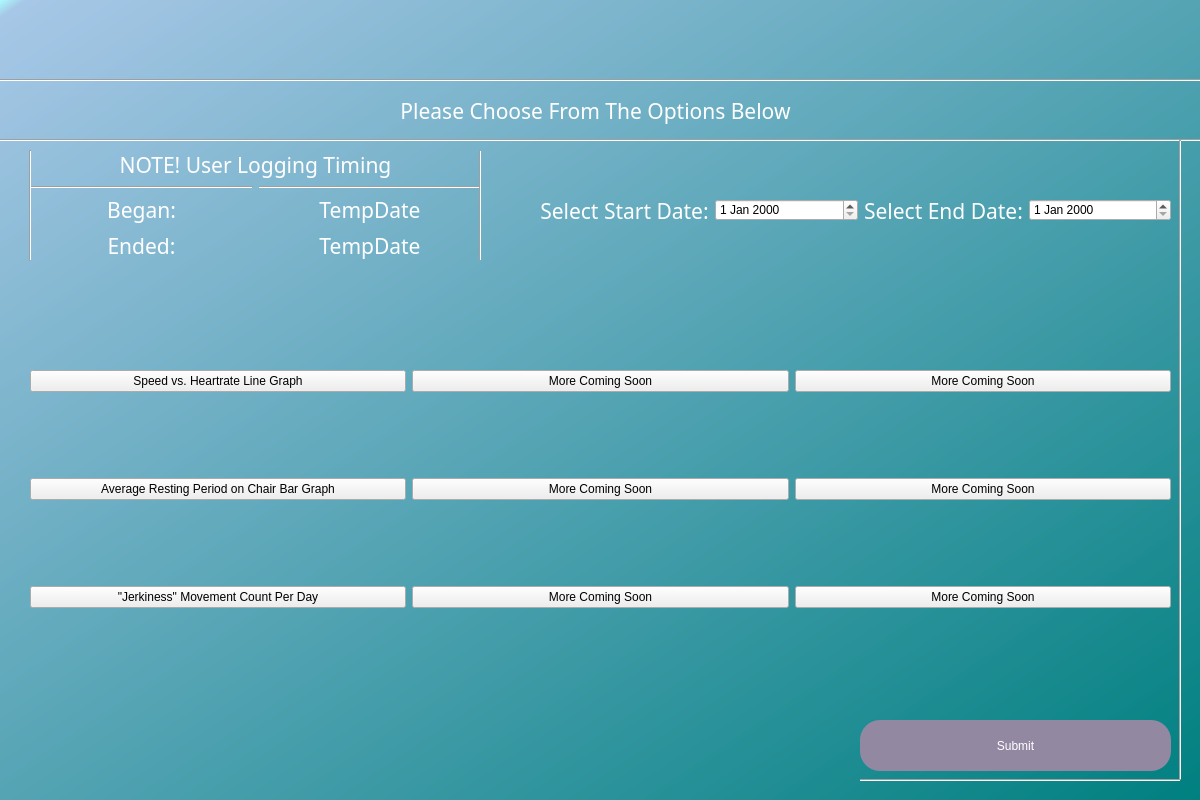
<?xml version="1.0" encoding="UTF-8"?>
<ui version="4.0">
 <class>Dialog</class>
 <widget class="QDialog" name="Dialog">
  <property name="geometry">
   <rect>
    <x>0</x>
    <y>0</y>
    <width>1200</width>
    <height>800</height>
   </rect>
  </property>
  <property name="windowTitle">
   <string>Dialog</string>
  </property>
  <widget class="QWidget" name="widget" native="true">
   <property name="geometry">
    <rect>
     <x>0</x>
     <y>0</y>
     <width>1200</width>
     <height>800</height>
    </rect>
   </property>
   <property name="styleSheet">
    <string notr="true">QWidget#widget{
background-color:qlineargradient(spread:pad, x1:0, y1:0, x2:1, y2:1, stop:0 rgba(170, 255, 255, 255), stop:0.0113636 rgba(167, 199, 231, 255), stop:1 rgba(0, 128, 128, 255))}</string>
   </property>
   <widget class="QPushButton" name="Submit">
    <property name="geometry">
     <rect>
      <x>860</x>
      <y>720</y>
      <width>311</width>
      <height>51</height>
     </rect>
    </property>
    <property name="styleSheet">
     <string notr="true">border-radius: 20px;
font: 30pt &quot;Corbel&quot;;
color: rgb(255,255,255);
background-color: rgb(147, 136, 162)</string>
    </property>
    <property name="text">
     <string>Submit</string>
    </property>
   </widget>
   <widget class="QLabel" name="NameDetails">
    <property name="geometry">
     <rect>
      <x>20</x>
      <y>10</y>
      <width>1171</width>
      <height>61</height>
     </rect>
    </property>
    <property name="font">
     <font>
      <family>Corbel</family>
      <pointsize>30</pointsize>
      <weight>50</weight>
      <italic>false</italic>
      <bold>false</bold>
      <underline>true</underline>
     </font>
    </property>
    <property name="styleSheet">
     <string notr="true">font: 30pt &quot;Corbel&quot;;
text-decoration: underline;
color: rgb(255,255,255);</string>
    </property>
    <property name="text">
     <string/>
    </property>
    <property name="alignment">
     <set>Qt::AlignCenter</set>
    </property>
   </widget>
   <widget class="Line" name="line">
    <property name="geometry">
     <rect>
      <x>-10</x>
      <y>70</y>
      <width>1211</width>
      <height>20</height>
     </rect>
    </property>
    <property name="orientation">
     <enum>Qt::Horizontal</enum>
    </property>
   </widget>
   <widget class="QLabel" name="infoText">
    <property name="geometry">
     <rect>
      <x>10</x>
      <y>90</y>
      <width>1171</width>
      <height>41</height>
     </rect>
    </property>
    <property name="font">
     <font>
      <family>Corbel</family>
      <pointsize>16</pointsize>
      <weight>50</weight>
      <italic>false</italic>
      <bold>false</bold>
     </font>
    </property>
    <property name="styleSheet">
     <string notr="true">font: 16pt &quot;Corbel&quot;;
color: rgb(255,255,255);</string>
    </property>
    <property name="text">
     <string>Please Choose From The Options Below</string>
    </property>
    <property name="alignment">
     <set>Qt::AlignCenter</set>
    </property>
   </widget>
   <widget class="Line" name="line_2">
    <property name="geometry">
     <rect>
      <x>0</x>
      <y>130</y>
      <width>1211</width>
      <height>20</height>
     </rect>
    </property>
    <property name="orientation">
     <enum>Qt::Horizontal</enum>
    </property>
   </widget>
   <widget class="QWidget" name="horizontalLayoutWidget">
    <property name="geometry">
     <rect>
      <x>540</x>
      <y>160</y>
      <width>631</width>
      <height>101</height>
     </rect>
    </property>
    <layout class="QHBoxLayout" name="horizontalLayout">
     <item>
      <widget class="QLabel" name="infoText_2">
       <property name="font">
        <font>
         <family>Corbel</family>
         <pointsize>16</pointsize>
         <weight>50</weight>
         <italic>false</italic>
         <bold>false</bold>
        </font>
       </property>
       <property name="styleSheet">
        <string notr="true">font: 16pt &quot;Corbel&quot;;
color: rgb(255,255,255);</string>
       </property>
       <property name="text">
        <string>Select Start Date:</string>
       </property>
       <property name="alignment">
        <set>Qt::AlignCenter</set>
       </property>
      </widget>
     </item>
     <item>
      <widget class="QDateEdit" name="StartDate">
       <property name="styleSheet">
        <string notr="true">font: 20pt &quot;Corbel&quot;;
</string>
       </property>
      </widget>
     </item>
     <item>
      <widget class="QLabel" name="infoText_3">
       <property name="font">
        <font>
         <family>Corbel</family>
         <pointsize>16</pointsize>
         <weight>50</weight>
         <italic>false</italic>
         <bold>false</bold>
        </font>
       </property>
       <property name="styleSheet">
        <string notr="true">font: 16pt &quot;Corbel&quot;;
color: rgb(255,255,255);</string>
       </property>
       <property name="text">
        <string>Select End Date:</string>
       </property>
       <property name="alignment">
        <set>Qt::AlignCenter</set>
       </property>
      </widget>
     </item>
     <item>
      <widget class="QDateEdit" name="EndDate">
       <property name="styleSheet">
        <string notr="true">font: 20pt &quot;Corbel&quot;;
</string>
       </property>
      </widget>
     </item>
    </layout>
   </widget>
   <widget class="QWidget" name="gridLayoutWidget">
    <property name="geometry">
     <rect>
      <x>30</x>
      <y>150</y>
      <width>451</width>
      <height>111</height>
     </rect>
    </property>
    <layout class="QGridLayout" name="gridLayout">
     <item row="1" column="1">
      <widget class="Line" name="line_4">
       <property name="orientation">
        <enum>Qt::Horizontal</enum>
       </property>
      </widget>
     </item>
     <item row="3" column="0">
      <widget class="QLabel" name="infoText_5">
       <property name="font">
        <font>
         <family>Corbel</family>
         <pointsize>16</pointsize>
         <weight>50</weight>
         <italic>false</italic>
         <bold>false</bold>
        </font>
       </property>
       <property name="styleSheet">
        <string notr="true">font: 16pt &quot;Corbel&quot;;
color: rgb(255,255,255);</string>
       </property>
       <property name="text">
        <string>Ended:</string>
       </property>
       <property name="alignment">
        <set>Qt::AlignCenter</set>
       </property>
      </widget>
     </item>
     <item row="3" column="1">
      <widget class="QLabel" name="GetLogEndDate">
       <property name="font">
        <font>
         <family>Corbel</family>
         <pointsize>16</pointsize>
         <weight>50</weight>
         <italic>false</italic>
         <bold>false</bold>
        </font>
       </property>
       <property name="styleSheet">
        <string notr="true">font: 16pt &quot;Corbel&quot;;
color: rgb(255,255,255);</string>
       </property>
       <property name="text">
        <string>TempDate</string>
       </property>
       <property name="alignment">
        <set>Qt::AlignCenter</set>
       </property>
      </widget>
     </item>
     <item row="2" column="1">
      <widget class="QLabel" name="GetLogStartDate">
       <property name="font">
        <font>
         <family>Corbel</family>
         <pointsize>16</pointsize>
         <weight>50</weight>
         <italic>false</italic>
         <bold>false</bold>
        </font>
       </property>
       <property name="styleSheet">
        <string notr="true">font: 16pt &quot;Corbel&quot;;
color: rgb(255,255,255);</string>
       </property>
       <property name="text">
        <string>TempDate</string>
       </property>
       <property name="alignment">
        <set>Qt::AlignCenter</set>
       </property>
      </widget>
     </item>
     <item row="0" column="0" colspan="2">
      <widget class="QLabel" name="infoText_6">
       <property name="font">
        <font>
         <family>Corbel</family>
         <pointsize>16</pointsize>
         <weight>50</weight>
         <italic>false</italic>
         <bold>false</bold>
        </font>
       </property>
       <property name="styleSheet">
        <string notr="true">font: 16pt &quot;Corbel&quot;;
color: rgb(255,255,255);</string>
       </property>
       <property name="text">
        <string>NOTE! User Logging Timing</string>
       </property>
       <property name="alignment">
        <set>Qt::AlignCenter</set>
       </property>
      </widget>
     </item>
     <item row="2" column="0">
      <widget class="QLabel" name="infoText_4">
       <property name="font">
        <font>
         <family>Corbel</family>
         <pointsize>16</pointsize>
         <weight>50</weight>
         <italic>false</italic>
         <bold>false</bold>
        </font>
       </property>
       <property name="styleSheet">
        <string notr="true">font: 16pt &quot;Corbel&quot;;
color: rgb(255,255,255);</string>
       </property>
       <property name="text">
        <string>Began:</string>
       </property>
       <property name="alignment">
        <set>Qt::AlignCenter</set>
       </property>
      </widget>
     </item>
     <item row="1" column="0">
      <widget class="Line" name="line_3">
       <property name="orientation">
        <enum>Qt::Horizontal</enum>
       </property>
      </widget>
     </item>
    </layout>
   </widget>
   <widget class="QWidget" name="gridLayoutWidget_2">
    <property name="geometry">
     <rect>
      <x>30</x>
      <y>290</y>
      <width>1141</width>
      <height>401</height>
     </rect>
    </property>
    <layout class="QGridLayout" name="gridLayout_2">
     <item row="1" column="1">
      <widget class="QPushButton" name="pushButton_5">
       <property name="styleSheet">
        <string notr="true">font: 16pt &quot;Corbel&quot;;
</string>
       </property>
       <property name="text">
        <string>More Coming Soon</string>
       </property>
      </widget>
     </item>
     <item row="0" column="1">
      <widget class="QPushButton" name="pushButton_4">
       <property name="styleSheet">
        <string notr="true">font: 16pt &quot;Corbel&quot;;
</string>
       </property>
       <property name="text">
        <string>More Coming Soon</string>
       </property>
      </widget>
     </item>
     <item row="2" column="0">
      <widget class="QPushButton" name="pushButton_3">
       <property name="styleSheet">
        <string notr="true">font: 14pt &quot;Corbel&quot;;</string>
       </property>
       <property name="text">
        <string>&quot;Jerkiness&quot; Movement Count Per Day</string>
       </property>
      </widget>
     </item>
     <item row="0" column="0">
      <widget class="QPushButton" name="pushButton">
       <property name="styleSheet">
        <string notr="true">font: 16pt &quot;Corbel&quot;;
</string>
       </property>
       <property name="text">
        <string>Speed vs. Heartrate Line Graph</string>
       </property>
      </widget>
     </item>
     <item row="2" column="1">
      <widget class="QPushButton" name="pushButton_6">
       <property name="styleSheet">
        <string notr="true">font: 16pt &quot;Corbel&quot;;
</string>
       </property>
       <property name="text">
        <string>More Coming Soon</string>
       </property>
      </widget>
     </item>
     <item row="1" column="0">
      <widget class="QPushButton" name="pushButton_2">
       <property name="styleSheet">
        <string notr="true">font: 14pt &quot;Corbel&quot;;</string>
       </property>
       <property name="text">
        <string>Average Resting Period on Chair Bar Graph</string>
       </property>
      </widget>
     </item>
     <item row="0" column="2">
      <widget class="QPushButton" name="pushButton_7">
       <property name="styleSheet">
        <string notr="true">font: 16pt &quot;Corbel&quot;;
</string>
       </property>
       <property name="text">
        <string>More Coming Soon</string>
       </property>
      </widget>
     </item>
     <item row="1" column="2">
      <widget class="QPushButton" name="pushButton_8">
       <property name="styleSheet">
        <string notr="true">font: 16pt &quot;Corbel&quot;;
</string>
       </property>
       <property name="text">
        <string>More Coming Soon</string>
       </property>
      </widget>
     </item>
     <item row="2" column="2">
      <widget class="QPushButton" name="pushButton_9">
       <property name="styleSheet">
        <string notr="true">font: 16pt &quot;Corbel&quot;;
</string>
       </property>
       <property name="text">
        <string>More Coming Soon</string>
       </property>
      </widget>
     </item>
    </layout>
   </widget>
   <widget class="Line" name="line_5">
    <property name="geometry">
     <rect>
      <x>1170</x>
      <y>140</y>
      <width>20</width>
      <height>641</height>
     </rect>
    </property>
    <property name="orientation">
     <enum>Qt::Vertical</enum>
    </property>
   </widget>
   <widget class="Line" name="line_6">
    <property name="geometry">
     <rect>
      <x>860</x>
      <y>770</y>
      <width>321</width>
      <height>20</height>
     </rect>
    </property>
    <property name="orientation">
     <enum>Qt::Horizontal</enum>
    </property>
   </widget>
   <widget class="Line" name="line_7">
    <property name="geometry">
     <rect>
      <x>470</x>
      <y>150</y>
      <width>20</width>
      <height>111</height>
     </rect>
    </property>
    <property name="orientation">
     <enum>Qt::Vertical</enum>
    </property>
   </widget>
   <widget class="Line" name="line_8">
    <property name="geometry">
     <rect>
      <x>20</x>
      <y>150</y>
      <width>20</width>
      <height>111</height>
     </rect>
    </property>
    <property name="orientation">
     <enum>Qt::Vertical</enum>
    </property>
   </widget>
  </widget>
 </widget>
 <resources/>
 <connections/>
</ui>
